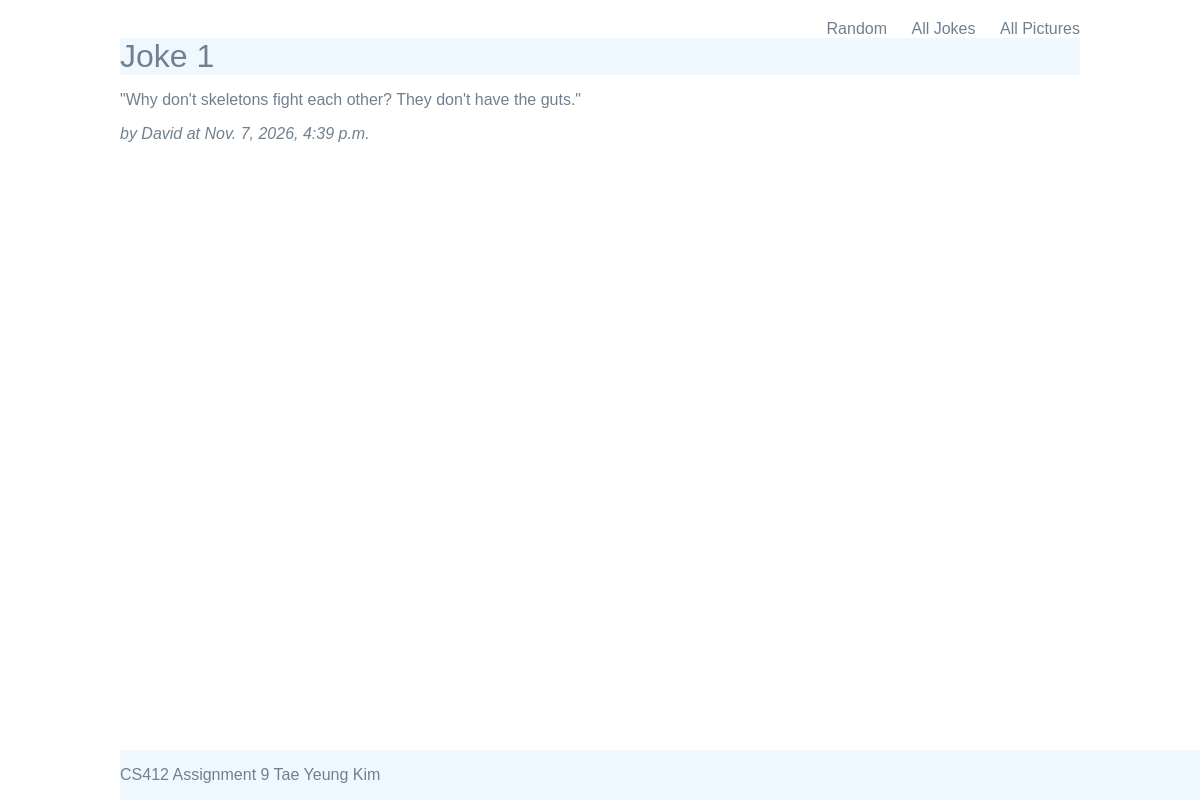
/dadjokes/joke/1, run on the app's committed database.
### dadjokes/models.py (models this page shows, shortened)
class Joke(models.Model):
    text = models.TextField(blank=False)
    name = models.CharField(max_length=100, blank=False)
    timestamp = models.DateTimeField(auto_now=True)

### dadjokes/views.py (the view)
# urls.py: path('joke/<int:pk>', JokeDetailView.as_view(), name='joke'),
class JokeDetailView(DetailView):
    model = Joke
    template_name = 'dadjokes/joke.html'
    context_object_name = 'joke'

### dadjokes/templates/dadjokes/joke.html
{% extends 'dadjokes/base.html' %}
{% block content %}
<h1>Joke {{joke.pk}}</h1>
<div>
    <p>"{{joke.text}}"</p>
    <p><em>by {{joke.name}} at {{joke.timestamp}}</em></p>
</div>
{% endblock %}

### static/styles.css (style rules this page uses)
body { background-color: #fff; color: slategray; font-family: arial; }
h1,h2,h3,h4,h5 { font-weight: normal; background:aliceblue; margin: 0; }
body { max-width: 960px; margin: 20px auto; padding: 20px auto; }

### data on the page
Joke: pk "1", text "Why don't skeletons fight each other? They don't have the guts.", name "David", timestamp "Nov. 7, 2026, 4:39 p.m."
